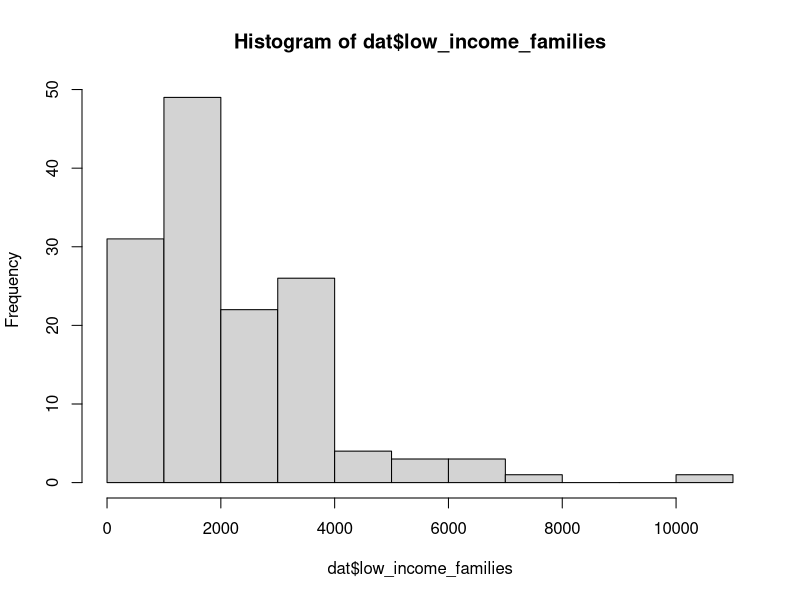
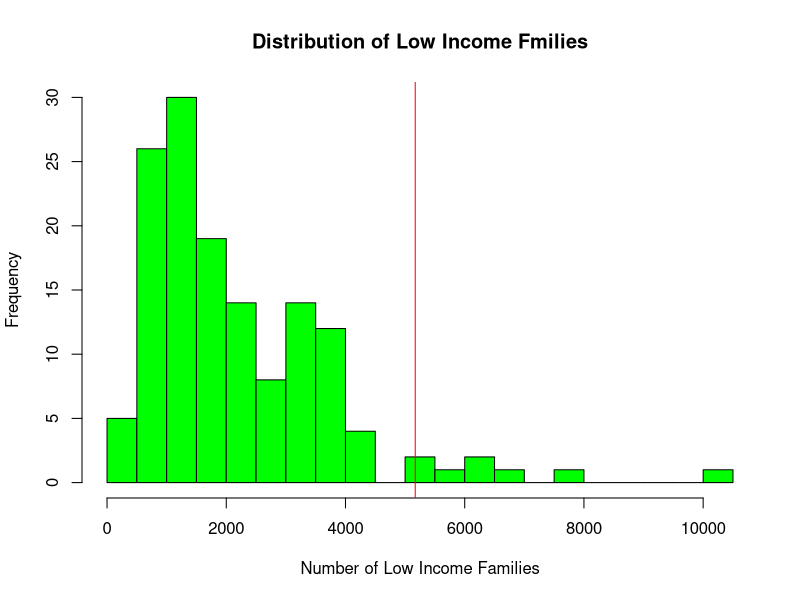

The R script that drew these images, in order:
if(Sys.info()['user'] == 'Xing Chiu'){
  data <- "C:/Users/Xing Chiu/Documents/data_TO"
} else if(Sys.info()['user'] == 'benbrew'){
  data <- '/home/benbrew/Documents/data_TO'
}

setwd(data)

dat <- read.csv('toronto_data.csv')


## delete unecessary columns
dat$Neighbourhood.Id <- NULL
dat$Combined.Indicators <- NULL 

## make column names lower case
colnames(dat) <- tolower(colnames(dat))

## clean col names more
colnames(dat) <- gsub(".","_",colnames(dat), fixed = TRUE)
colnames(dat)[6] <- "unemployed"

## check if there are any NAs
any(is.na(dat))

## make histogram 
hist(dat$low_income_families)
summary(dat$low_income_families)

hist(dat$low_income_families, breaks = 20,
    col = "green",
    xlab = "Number of Low Income Families",
    main = "Distribution of Low Income Fmilies")
abline(v = dat$low_income_families[which(dat$neighbourhood == "Malvern")],
       col = "red")
summary(dat$low_income_families)

## make new variable of percent of total population that is low income
dat$per_low_family <- (dat$low_income_families/dat$total_population)*100

# round to nearest 10th
dat$per_low_family <- round(dat$per_low_family, 2)

## create new categorial variable based on dat$per_low_family
## cut off at median

dat$cat_low_family <- ifelse(dat$per_low_family > 13.06, "poor", 
                             ifelse(dat$per_low_family > 8.235 & 
                                      dat$per_low_family <= 13.06, "medium", "rich"))

